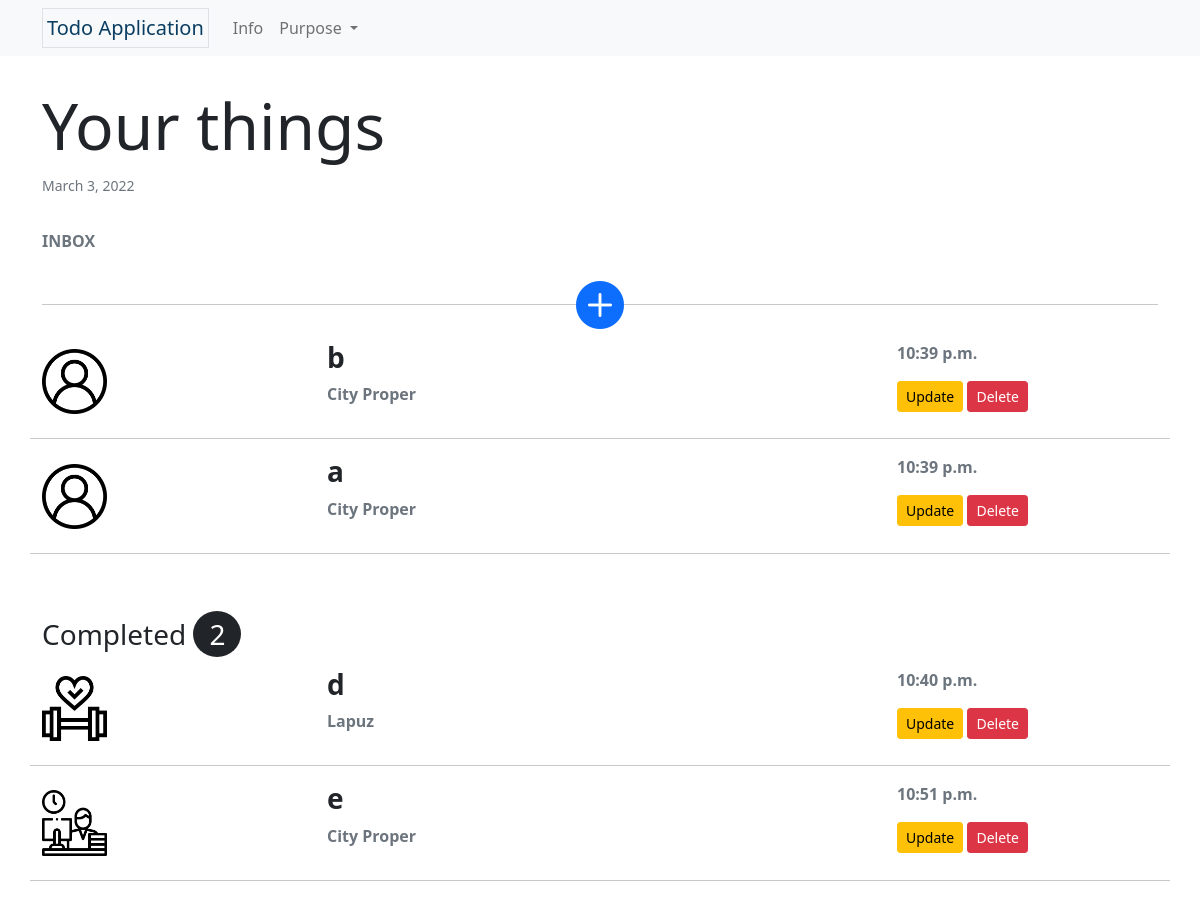
Before: / with the older database file.
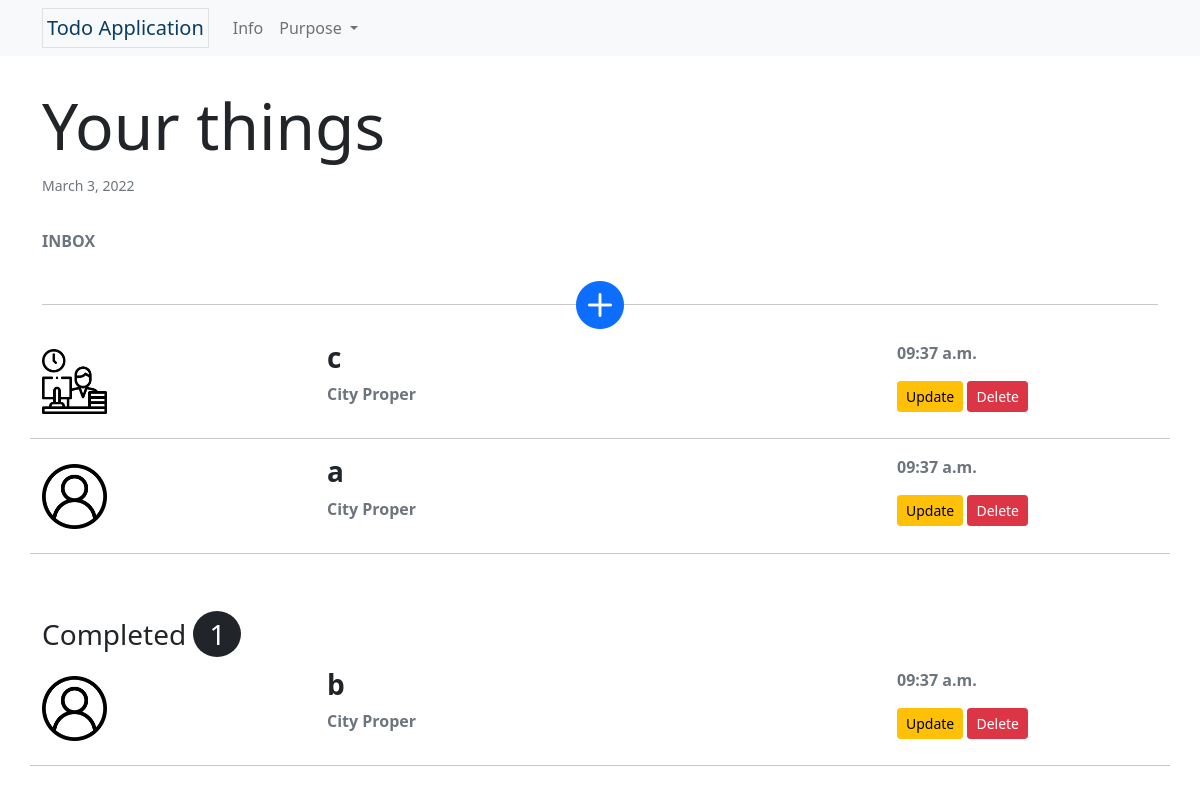
After: the same page with the newer database file.
### lists/models.py (models this page shows, shortened)
class Tasks(models.Model):
     PURPOSE = (
          ('Personal','Personal'),
          ('Fitness','Fitness'),
          ('School', 'School'),
          ('Business','Business'),
          ('Office','Office'),
     )
     PLACE = (
          ('City Proper', 'City Proper'),
          ('Jaro', 'Jaro'),
          ('La Paz', 'La Paz'),
          ('Lapuz', 'Lapuz'),
          ('Mandurriao', 'Mandurriao'),
          ('Molo', 'Molo'),
          ('Villa Arevalo', 'Villa Arevalo'),
          ('Lapuz', 'Lapuz'),
     )
     purpose = models.CharField(max_length=8, choices=PURPOSE, default='Personal')
     title = models.CharField(max_length=50, unique=True)
     completed = models.BooleanField(default=False)
     slug = models.SlugField(max_length=50, unique=True, blank=True)
     place = models.CharField(max_length=16, choices=PLACE, default='City Proper')
     note = models.TextField(max_length=100, blank=True)
     date_created = models.DateTimeField(auto_now_add=True)
     class Meta:
          ordering = ['-date_created']

### lists/views.py (the view)
# urls.py: path('', views.home, name='home'),
def home(request):
    tasks = Tasks.objects.all()
    completed_count = Tasks.objects.all().filter(completed=True).count
    completed = Tasks.objects.all().filter(completed=True).all().order_by('id')
    context = {'tasks': tasks, 'completed_count': completed_count, 'completed': completed}
    return render(request, 'lists/home.html', context)

### lists/templates/lists/home.html (shortened to what this page needs)
{% extends 'partials/base.html' %}
{% load static %}
{% load tz %}
{% block file_css %}
    <link rel="stylesheet" href="{% static 'lists/styles/home.css' %}">
{% endblock file_css %}
{% block content %}
<div class="container-fluid">
    <div class="container">
        <div class="row">
            <div class="col-md-8 mb-3 mt-3">
                <h1 class="mb-2 display-3">Your things</h1>
                <small class="text-muted">{% now "F j, o" %}</small>
            </div>
            <div class="col-md-4 mt-3">
            </div>
        </div>
    </div>
</div>
<div class="container-fluid my-3">
    <div class="container">
        <div class="row">
            <p class="text-uppercase fw-bold text-muted inbox">Inbox</p>
        </div>
        <div class="mydiv">
            <hr class="line">
            <a href="{% url 'create-task' %}"><i class="bi bi-plus-circle-fill" style="font-size: 3rem;"></i></a>
            <hr class="line">
        </div>
        {% for task in tasks %}
            {% if task.completed == False %}
                <div class="row">
                    <div class="col-3 d-flex align-items-center">
                        {% if task.purpose == 'School' %}
                            <img src="{% static 'lists/img/school.png' %}" alt="School icon" class="w-25">
                        {% elif task.purpose == 'Fitness' %}
                            <img src="{% static 'lists/img/fitness.png' %}" alt="Fitness icon" class="w-25">
                        {% elif task.purpose == 'Business' %}
                            <img src="{% static 'lists/img/stats.png' %}" alt="Business icon" class="w-25">
                        {% elif task.purpose == 'Office' %}
                            <img src="{% static 'lists/img/work.png' %}" alt="Office icon" class="w-25">
                        {% else %}
                            <img src="{% static 'lists/img/user.png' %}" alt="Personal icon" class="w-25">
                        {% endif %}
                    </div>
                    <div class="col-6 my-auto">
                        <h3 class="fw-bold">{{ task.title }}</h3>
                        <p class="text-muted fw-bold">{{ task.place }}</p>
                    </div>
                    <div class="col-3">
                            <p class="text-muted fw-bold">{{ task.date_created|timezone:'Asia/Manila'|date:'h:i a' }}</p>
                            <a href="{% url 'update-task' task.slug %}" class="btn btn-warning btn-sm">Update</a>
                            <a href="{% url 'delete-task' task.slug %}" class="btn btn-danger btn-sm">Delete</a>
                    </div>
                    <hr class="mt-3">
                </div>
            {% endif %}
        {% endfor %}
        {% if completed_count > 0 %}
            <h3 class="mt-5 mb-3">Completed <span class="px-3 py-1 rounded-circle bg-dark text-white">{{ completed_count }}</span></h3>
            {% for task in completed %}
                <div class="row">
                    <div class="col-3 d-flex align-items-center">
                        {% if task.purpose == 'School' %}
                            <img src="{% static 'lists/img/school.png' %}" alt="School icon" class="w-25">
                        {% elif task.purpose == 'Fitness' %}
                            <img src="{% static 'lists/img/fitness.png' %}" alt="Fitness icon" class="w-25">
                        {% elif task.purpose == 'Business' %}
                            <img src="{% static 'lists/img/stats.png' %}" alt="Business icon" class="w-25">
                        {% elif task.purpose == 'Office' %}
                            <img src="{% static 'lists/img/work.png' %}" alt="Office icon" class="w-25">
                        {% else %}
                            <img src="{% static 'lists/img/user.png' %}" alt="Personal icon" class="w-25">
                        {% endif %}
                    </div>
                    <div class="col-6 my-auto">
                        <h3 class="fw-bold">{{ task.title }}</h3>
                        <p class="text-muted fw-bold">{{ task.place }}</p>
                    </div>
                    <div class="col-3">
                            <p class="text-muted fw-bold">{{ task.date_created|timezone:'Asia/Manila'|date:'h:i a' }}</p>
                            <a href="{% url 'update-task' task.slug %}" class="btn btn-warning btn-sm">Update</a>
                            <a href="{% url 'delete-task' task.slug %}" class="btn btn-danger btn-sm">Delete</a>
                    </div>
                    <hr class="mt-3">
                </div>
                {% endfor %}
        {% endif %}
    </div>
</div>
{% endblock content %}

### lists/templates/partials/base.html (shortened to what this page needs)
{% load static %}
<!DOCTYPE html>
<html lang="en">
<head>
    <link rel="stylesheet" href="https://cdn.jsdelivr.net/npm/bootstrap-icons@1.8.1/font/bootstrap-icons.css">
    <link rel="stylesheet" href="{% static 'lists/bootstrap/css/bootstrap.css' %}">
    <link rel="stylesheet" href="{% static 'lists/styles/base.css' %}">
    {% block file_css %}
    {% endblock file_css %}
</head>
<body>
    {% include 'partials/navbar.html' %}
    <div class="container-fluid">
        {% block content %}
        {% endblock content %}
    </div>
</body>
</html>

### lists/templates/partials/navbar.html (shortened to what this page needs)
{% load static %}
<nav class="navbar navbar-expand-lg navbar-light bg-light mb-3">
    <div class="container">
      <a class="navbar-brand border p-1" href="{% url 'home' %}" style="color: #0a3d62;">Todo Application</a>
      <div class="collapse navbar-collapse" id="navbarNav">
        <ul class="navbar-nav">
          <li class="nav-item">
            <a class="nav-link" aria-current="page" href="{% url 'info' %}">Info</a>
          </li>
          <li class="nav-item dropdown">
            <a class="nav-link dropdown-toggle" href="#" id="navbarDropdown" role="button" data-bs-toggle="dropdown" aria-expanded="false">
              Purpose
            </a>
          </li>
        </ul>
      </div>
    </div>
  </nav>

### lists/static/lists/styles/home.css (style rules this page uses)
.mydiv { display: flex; justify-content: center; align-items: center; }
.line { flex: 1; border: none; height: 2px; }

Changed rows visible on the page:
removed Tasks: completed False (drawn), title "b", place "City Proper", date_created "10:39 p.m.", shown under "Your things"
removed Tasks: completed False (drawn), title "a", place "City Proper", date_created "10:39 p.m.", shown under "Your things"
removed Tasks: title "d", place "Lapuz", date_created "10:40 p.m.", shown under "Completed 2"
removed Tasks: title "e", place "City Proper", date_created "10:51 p.m.", shown under "Completed 2"
added Tasks: completed False (drawn), title "c", place "City Proper", date_created "09:37 a.m.", shown under "Your things"
added Tasks: completed False (drawn), title "a", place "City Proper", date_created "09:37 a.m.", shown under "Your things"
added Tasks: title "b", place "City Proper", date_created "09:37 a.m.", shown under "Completed 1"
Other visible differences:
{{ completed_count }}: "2" → "1"
